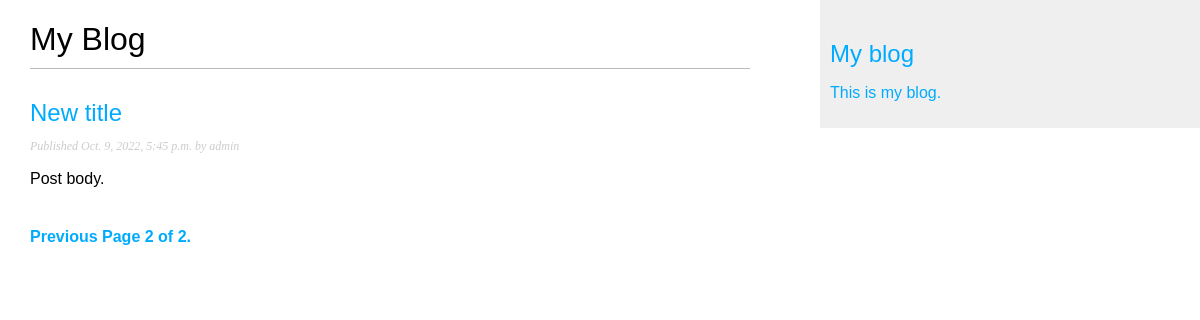
The page /blogapp/?page=2 on the database its author committed.
### blogapp/models.py (models this page shows, shortened)
class Post(models.Model):
  class Status(models.TextChoices):
    DRAFT = 'DF', 'Draft'
    PUBLISHED = 'PB', 'Published'
  title = models.CharField(max_length=250)
  slug = models.SlugField(max_length=250, unique_for_date='publish')
  author = models.ForeignKey(User, on_delete=models.CASCADE, related_name='blog_posts')
  body = models.TextField()
  publish = models.DateTimeField(default=timezone.now)
  created = models.DateTimeField(auto_now_add=True)
  updated = models.DateTimeField(auto_now=True)
  status = models.CharField(max_length=2, choices=Status.choices, default=Status.DRAFT)
  objects = models.Manager()
  published = PublishedManager()
  class Meta:
    ordering = ['-publish']
    indexes = [
      models.Index(fields=['-publish']),
    ]
  def get_absolute_url(self):
      return reverse("blogapp:post_detail",
        args=[self.publish.year,
          self.publish.month,
          self.publish.day,
          self.slug])

### blogapp/views.py (the view)
# urls.py: path('', views.post_list, name='post_list'),
def post_list(request):
  post_list = Post.published.all()
  paginator = Paginator(post_list,3)
  page_number = request.GET.get('page',1)
  try:
    posts = paginator.page(page_number)
  except PageNotAnInteger:
    posts = paginator.page(1)
  except EmptyPage:
    posts = paginator.page(paginator.num_pages)
  return render(request, 'blog/post/list.html',{'posts':posts})

### blogapp/models.py (called while the page is built)
  def get_queryset(self):
    return super().get_queryset()\
      .filter(status=Post.Status.PUBLISHED)

### blogapp/templates/blog/post/list.html (shortened to what this page needs)
{% extends "blog/base.html" %}
{% block content %}
  <h1> My Blog</h1>
  {% for post in posts %}
    <h2>
      <a href="{{ post.get_absolute_url }}">
        {{ post.title }}
      </a>
    </h2>
    <p class="date">
      Published {{ post.publish }} by {{ post.author }}
    </p>
    {{ post.body|truncatewords:30|linebreaks }}
  {% endfor %}
  {% include 'pagination.html' with page=posts %}
{% endblock %}

### blogapp/static/css/blog.css (style rules this page uses)
body { margin:0; padding:0; font-family:helvetica, sans-serif; }
a { color:#00abff; text-decoration:none; }
h1 { font-weight:normal; border-bottom:1px solid #bbb; padding:0 0 10px 0; }
h2 { font-weight:normal; margin:30px 0 0; }
p.date { color:#ccc; font-family: georgia, serif; font-size: 12px; font-style: italic; }

### rows shown on the page
Post: title "New title", publish "Oct. 9, 2022, 5:45 p.m.", author "admin", body "Post body."

### other values the page prints
{{ page.number }} "2"
{{ page.paginator.num_pages }} "2"
